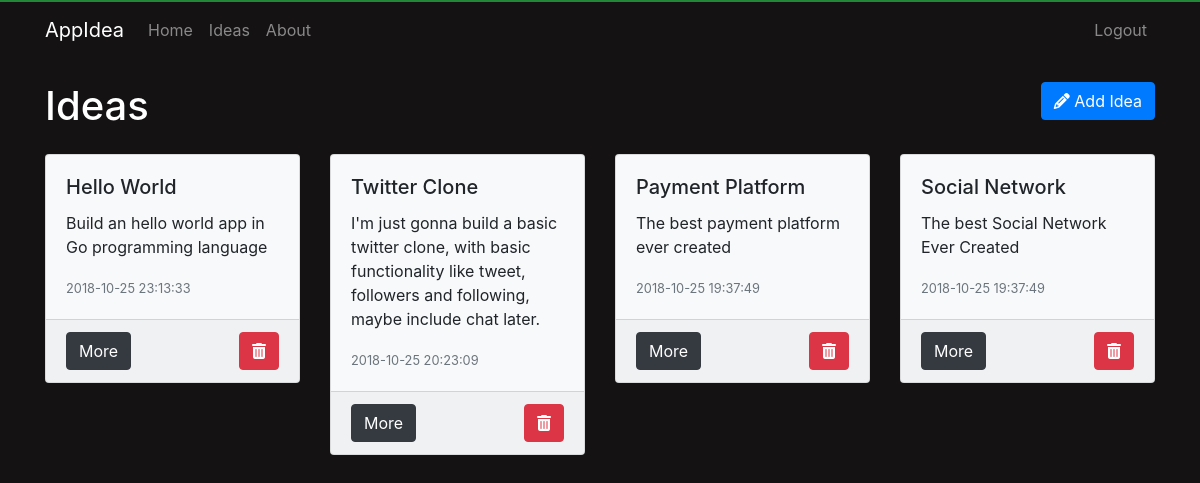
Page /ideas/ (signed in) on the committed database.
### tables this page shows
CREATE TABLE `ideas` (
  `id` int(255) NOT NULL,
  `user_id` int(255) NOT NULL,
  `title` varchar(255) NOT NULL,
  `description` text NOT NULL,
  `created_at` datetime NOT NULL DEFAULT CURRENT_TIMESTAMP
);

### app/controllers/Ideas.php (called while the page is built, shortened)
<?php
class Ideas extends Controller {
  private $ideaModel;
  public function __construct() {
    $this->ideaModel = $this->model('Idea');
  }
  public function index() {
    $ideas = $this->ideaModel->getAllIdeas();
    $data = [
      'idea' => $ideas
    ];
    $this->view('ideas/index', $data);
  }
}

### app/libraries/Core.php (called while the page is built, shortened)
<?php
class Core {
  protected $currentMethod = 'index';
  public function __construct() {
    $url = $this->getUrl();
    if(file_exists('../app/controllers/' . ucwords($url[0]) . '.php')) {
      unset($url[0]);
    }
    $this->currentController = new $this->currentController;
    $this->params = $url ? array_values($url) : [];
    call_user_func_array([$this->currentController, $this->currentMethod], $this->params);
  }
  public function getUrl() {
    if(isset($_GET['url'])) {
      $url = rtrim($_GET['url'], '/');
      $url = filter_var($url, FILTER_SANITIZE_URL);
      $url = explode('/', $url);
      return $url;
    }
  }
}

### public/index.php (called while the page is built, shortened)
<?php
$init = new Core;

### app/helpers/functions.php (called while the page is built, shortened)
<?php
function url_for($script) {
  if($script[0] != '/') {
    $script = '/' . $script;
  }
  return URLROOT . $script;
}

### app/helpers/Auth.php (called while the page is built, shortened)
<?php
class Auth {
  public static function isLoggedIn() {
    return isset($_SESSION['user_id']);
  }
}

### app/libraries/Database.php (called while the page is built, shortened)
<?php
class Database {
  private $host = DB_HOST;
  private $user = DB_USER;
  private $pass = DB_PASS;
  private $dbname = DB_NAME;
  private $dbh;
  private $stmt;
  public function __construct() {
    $dsn = 'mysql:host=' . $this->host . ';dbname=' . $this->dbname;
    $options = [
      PDO::ATTR_PERSISTENT => true,
      PDO::ATTR_ERRMODE => PDO::ERRMODE_EXCEPTION,
    ];
    try {
      $this->dbh = new PDO($dsn, $this->user, $this->pass, $options);
    } catch(PDOException $e) {
      $this->error = $e->getMessage();
      echo $this->error;
    }
  }
  public function query($sql) {
    $this->stmt = $this->dbh->prepare($sql);
  }
  public function bind($param, $value, $type = null) {
    if(is_null($type)) {
      switch(true) {
        default:
          $type = PDO::PARAM_STR;
      }
    }
    $this->stmt->bindValue($param, $value, $type);
  }
  public function execute() {
    return $this->stmt->execute();
  }
  public function resultSet() {
    $this->execute();
    return $this->stmt->fetchAll(PDO::FETCH_OBJ);
  }
}

### app/models/Idea.php (called while the page is built, shortened)
<?php
class Idea {
  public function __construct() {
    $this->db = new Database;
  }
  public function getAllIdeas() {
    $this->db->query('SELECT * FROM ideas WHERE user_id = :user_id ORDER BY id DESC');
    $this->db->bind('user_id', $_SESSION['user_id']);
    return $this->db->resultSet();
  }
}

### app/views/ideas/index.php (the view, shortened to what this page needs)
<?php require APPROOT . '/views/inc/header.php' ?>
<main class="container">
  <div class="row mb-3">
    <div class="col-md-6">
      <h1 class="text-white">Ideas</h1>
    </div>
    <div class="col-md-6">
      <a href="<?php echo url_for('ideas/add') ?>" class="btn btn-primary float-right"><i class="fa fa-pencil-alt"></i> Add Idea</a>
    </div>
  </div>
  <div class="row">
    <?php if(empty($data['idea'])): ?>
    <div class="col text-center">
      <p class="text-white">No Idea Yet</p>
    </div>
    <?php else:?>
    <?php foreach($data['idea'] as $idea): ?>
    <div class="col-md-3">
      <div class="card bg-light mb-3">
        <div class="card-body">
          <h5 class="card-title"><?php echo $idea->title ?></h5>
          <p class="card-text"><?php echo $idea->description; ?></p>
          <p class="text-muted mb-0"><small><?php echo $idea->created_at; ?></small></p>
        </div>
        <div class="card-footer">
          <a href="<?php echo url_for("ideas/show/{$idea->id}") ?>" class="btn btn-dark">More</a>
          <button type="button" class="btn btn-danger float-right" data-toggle="modal" data-target=".deleteModal"><i class="fa fa-trash-alt"></i></button>
        </div>
      </div>
    </div>
    <?php endforeach;endif; ?>
  </div>
</main>
<?php require APPROOT . '/views/inc/footer.php' ?>

### app/libraries/Controller.php (shortened to what this page needs)
<?php
class Controller {
  public function model($model) {
    return new $model();
  }
  public function view($view, $data = []) {
    if(file_exists('../app/views/' . $view . '.php')) {
      require_once '../app/views/' . $view . '.php';
    } else {
      die('View doesn\'t exist');
    }
  }
}

### app/views/inc/header.php (shortened to what this page needs)
<!DOCTYPE html>
<html lang="en">
<head>
  <link rel="stylesheet" href="<?php echo url_for('/css/fontawesome/css/all.min.css') ?>">
  <link rel="stylesheet" href="<?php echo url_for('/css/bootstrap.min.css') ?>">
  <link rel="stylesheet" href="<?php echo url_for('css/styles.css'); ?>">
</head>
<body>
<?php include_once APPROOT . '/views/inc/navbar.php'; ?>

### app/views/inc/navbar.php (shortened to what this page needs)
<nav class="navbar navbar-expand-md navbar-dark mb-4">
  <div class="container">
    <a class="navbar-brand" href="<?php echo url_for('/'); ?>">AppIdea</a>
    <div class="collapse navbar-collapse" id="navbarsExampleDefault">
      <ul class="navbar-nav mr-auto">
        <li class="nav-item">
          <a class="nav-link" href="<?php echo url_for('/'); ?>">Home</a>
        </li>
        <?php if(Auth::isLoggedIn()): ?>
        <li class="nav-item">
          <a class="nav-link" href="<?php echo url_for('ideas/'); ?>">Ideas</a>
        </li>
        <?php endif; ?>
        <li class="nav-item">
          <a class="nav-link" href="<?php echo url_for('pages/about'); ?>">About</a>
        </li>
      </ul>
      <ul class="navbar-nav ml-auto">
        <?php if(Auth::isLoggedIn()): ?>
        <li class="nav-item">
          <a class="nav-link" href="<?php echo url_for('users/logout'); ?>">Logout</a>
        </li>
        <?php endif; ?>
      </ul>
    </div>
  </div>
</nav>

### app/views/inc/footer.php (shortened to what this page needs)
</body>
</html>

### public/css/styles.css (style rules this page uses)
body { background: #7FBDFF; background: #141212; }
nav { border-top: 2px solid #218838; }

### rows in the picture
ideas: title "Hello World", description "Build an hello world app in Go programming language", created_at "2018-10-25 23:13:33"
ideas: title "Twitter Clone", description "I'm just gonna build a basic twitter clone, with basic functionality like tweet, followers and following, maybe include chat later.", created_at "2018-10-25 20:23:09"
ideas: title "Payment Platform", description "The best payment platform ever created", created_at "2018-10-25 19:37:49"
ideas: title "Social Network", description "The best Social Network Ever Created", created_at "2018-10-25 19:37:49"
